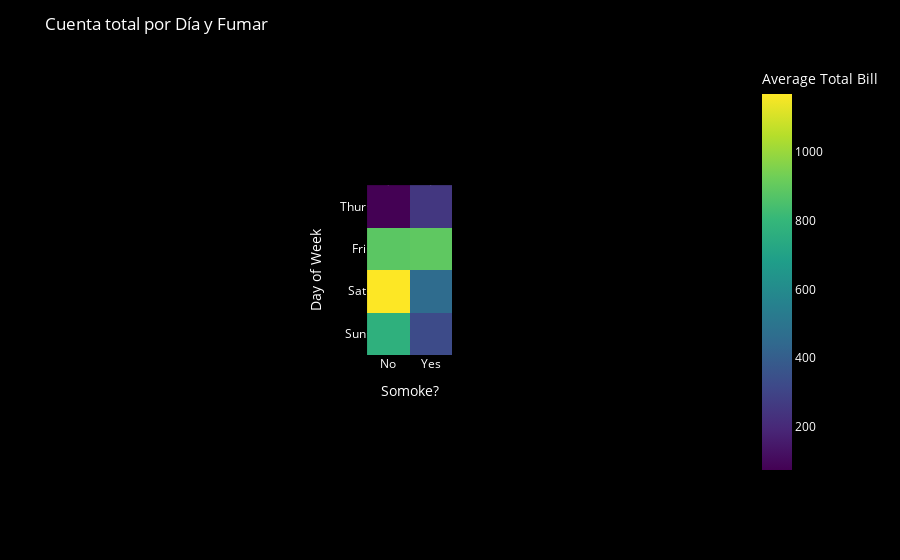

The cell this chart's notebook holds for it:
### Code cell
# Group by day and time, calculate average total_bill
heatmap_data = df.groupby(['day', 'smoker'])['total_bill'].sum().reset_index()

# Pivot the data to prepare for heatmap
heatmap_data_pivot = heatmap_data.pivot(index='day', columns='smoker', values='total_bill')

# Create a heatmap using Plotly
fig = px.imshow(
    heatmap_data_pivot,
    labels=dict(x="Somoke?", y="Day of Week", color="Average Total Bill"),
    x=['No', 'Yes'],
    y=['Thur', 'Fri', 'Sat', 'Sun'],  # Order of days as you prefer
    color_continuous_scale='Viridis'  # Choose a colorscale
)

# Customize layout
fig.update_layout(
    title='Cuenta total por Día y Fumar',
    plot_bgcolor='black',  # Set background color
    paper_bgcolor='black',  # Set background color
    font_color='white'  # Set font color
)

# Show plot
fig.show()

### Figure 1 — Plotly figure (JSON) as saved in the notebook; plotly's stock layout.template omitted (floating-point values rounded to 4 significant figures)
{"data": [{"coloraxis": "coloraxis", "hovertemplate": "Somoke?: %{x}<br>Day of Week: %{y}<br>Average Total Bill: %{z}<extra></extra>", "name": "0", "type": "heatmap", "x": ["No", "Yes"], "xaxis": "x", "y": ["Thur", "Fri", "Sat", "Sun"], "yaxis": "y", "z": [[73.68, 252.2], [884.8, 893.6], [1169.0, 458.3], [770.1, 326.2]]}], "layout": {"autosize": true, "coloraxis": {"colorbar": {"title": {"text": "Average Total Bill"}}, "colorscale": [[0, "#440154"], [0.1111, "#482878"], [0.2222, "#3e4989"], [0.3333, "#31688e"], [0.4444, "#26828e"], [0.5556, "#1f9e89"], [0.6667, "#35b779"], [0.7778, "#6ece58"], [0.8889, "#b5de2b"], [1, "#fde725"]]}, "font": {"color": "white"}, "margin": {"t": 60}, "paper_bgcolor": "black", "plot_bgcolor": "black", "title": {"text": "Cuenta total por Día y Fumar"}, "xaxis": {"anchor": "y", "autorange": true, "constrain": "domain", "domain": [0.4356, 0.5644], "range": [-0.5, 1.5], "scaleanchor": "y", "title": {"text": "Somoke?"}, "type": "category"}, "yaxis": {"anchor": "x", "autorange": true, "constrain": "domain", "domain": [0, 1], "range": [3.5, -0.5], "title": {"text": "Day of Week"}, "type": "category"}}}
